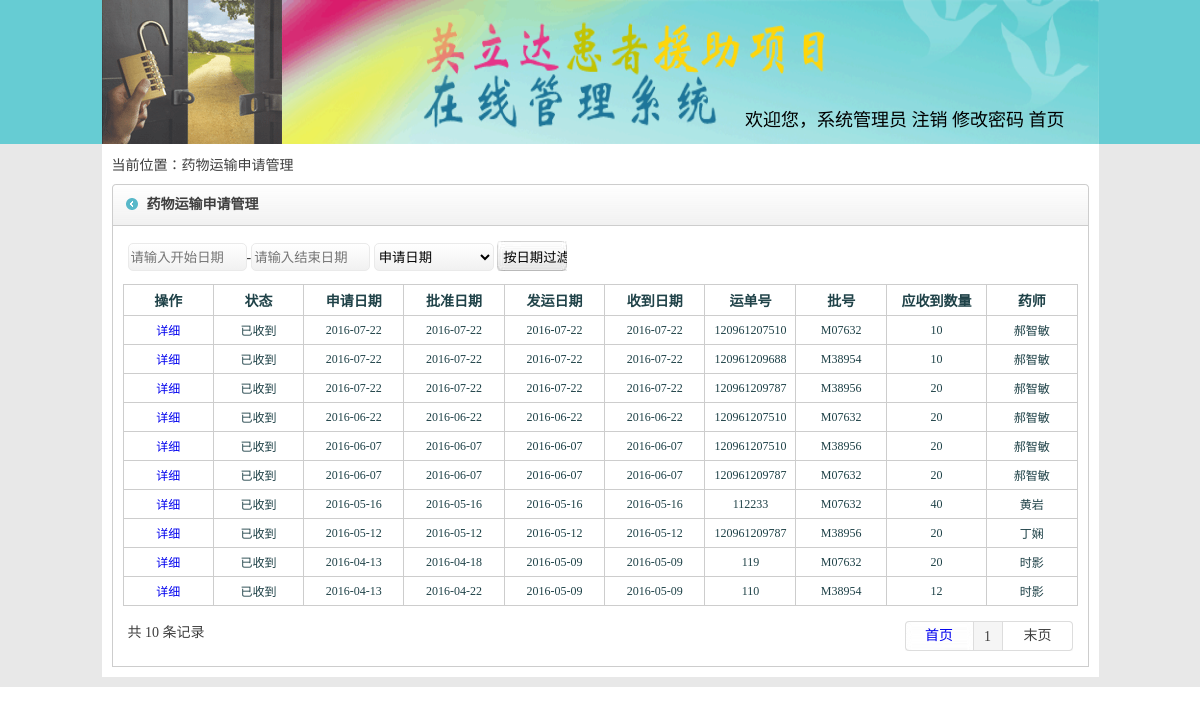
/cfcywyshshqgl.php (signed in), run on an earlier commit of the app's database.
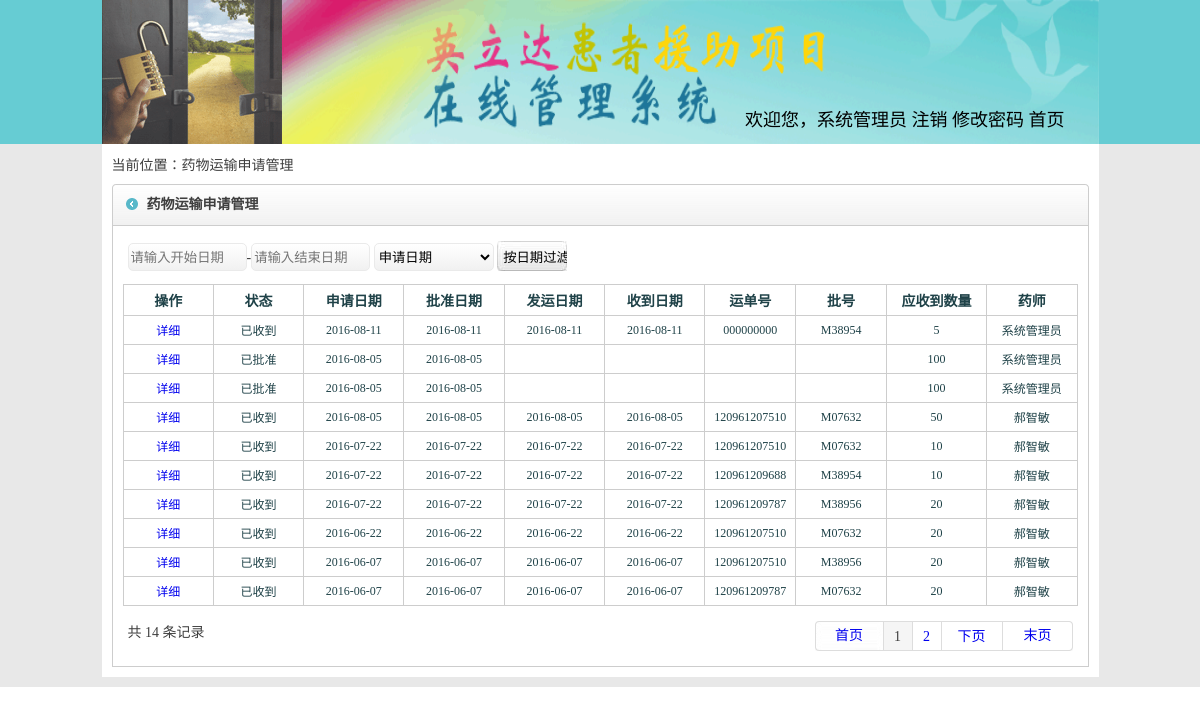
And on a later commit of the database.
### tables this page shows
CREATE TABLE `yfshqzy` (
  `id` int(100) NOT NULL,
  `yshxm` varchar(100) DEFAULT NULL,
  `gg1` varchar(100) DEFAULT NULL,
  `kcshl1` varchar(100) DEFAULT NULL,
  `shqshl1` varchar(100) DEFAULT NULL,
  `gg2` varchar(100) DEFAULT NULL,
  `kcshl2` varchar(100) DEFAULT NULL,
  `shqshl2` varchar(100) DEFAULT NULL,
  `shqzht` varchar(100) DEFAULT NULL,
  `shqrq` varchar(100) DEFAULT NULL,
  `pfnr` varchar(100) DEFAULT NULL,
  `kffy` varchar(100) DEFAULT NULL,
  `ydh` varchar(100) DEFAULT NULL,
  `fyrq` varchar(100) DEFAULT NULL,
  `shdrq` varchar(100) DEFAULT NULL,
  `ph1` varchar(100) DEFAULT NULL,
  `shhr` varchar(100) DEFAULT NULL,
  `fyr` varchar(100) DEFAULT NULL,
  `pfrq` varchar(100) DEFAULT NULL,
  `ph2` varchar(100) DEFAULT NULL,
  `pfshl1` varchar(100) DEFAULT NULL,
  `pfshl2` varchar(100) DEFAULT NULL,
  `phshl1` varchar(100) DEFAULT NULL,
  `phshl2` varchar(100) DEFAULT NULL,
  `jlshjch` varchar(100) DEFAULT NULL,
  `yfmch` varchar(100) DEFAULT NULL,
  `shqshc` varchar(100) DEFAULT NULL COMMENT '申请手册',
  `shdchzh` varchar(100) NOT NULL DEFAULT '0' COMMENT 'cfc是否收到传真(0为未收到，1为已收到，默认为未收到'
);

CREATE TABLE `kfrk` (
  `id` int(21) NOT NULL,
  `ph` varchar(100) DEFAULT NULL,
  `yxrqzh` varchar(100) DEFAULT NULL,
  `zhwmch` varchar(100) DEFAULT NULL,
  `ywmch` varchar(100) DEFAULT NULL,
  `bjdw` varchar(100) DEFAULT NULL,
  `zht` varchar(100) DEFAULT NULL,
  `jpbh` varchar(100) DEFAULT NULL,
  `shchdwchd` varchar(100) DEFAULT NULL,
  `shyrq` varchar(100) DEFAULT NULL,
  `zhczhh` varchar(100) DEFAULT NULL,
  `jymd` varchar(100) DEFAULT NULL,
  `bjshl` varchar(100) DEFAULT NULL,
  `gg` varchar(100) DEFAULT NULL,
  `jxxh` varchar(100) DEFAULT NULL,
  `pjh` varchar(100) DEFAULT NULL,
  `hth` varchar(100) DEFAULT NULL,
  `bzhgg` varchar(100) DEFAULT NULL,
  `jlshjch` varchar(100) DEFAULT NULL
);

### cfcywyshshqgl.php (the view, shortened to what the changed rows need)
<?php session_start();
$pagesize=10;
$url=$_SERVER["REQUEST_URI"];
$url=parse_url($url);
$url[query] = preg_replace("/page=(\d+)&/", "", $url[query]);
$url[query] = preg_replace("/&page=(\d+)/", "", $url[query]);
$url[query] = preg_replace("/page=(\d+)/", "", $url[query]);
if($url[query]!="undefined"&&$url[query]!=""){$url=$url[path]."?".$url[query]."&";}
else {
$url=$url[path]."?";
}
$numq=mysql_query("SELECT * FROM `yfshqzy` where `shqzht` >= '1'");
$num = mysql_num_rows($numq);
$pagenum = ceil($num/$pagesize);
include('spap_head.php');
?>
  <div class="main"><?php ?>
    <div class="insmain">
      <div class="inwrap flt top">
        <div class="incontact w955 flt">
          <table width="100%" border="0" cellpadding="5" cellspacing="1" bgcolor="#cdcdcd">
<?php
  $sql = "select * from `yfshqzy` where `shqzht` >= '1'";
  $sql .= "  order by id DESC limit $page $pagesize ";
  $Query_ID = mysql_query($sql);
  while($Record = mysql_fetch_array($Query_ID)){
    echo "<tr style=\"color:#1f4248; font-size:12px;\"><td align=\"center\" bgcolor=\"#FFFFFF\"><a href=\"cfcywyshb.php?id=".$Record[0]."\">详细</a> ";
    echo "</td><td align=\"center\" bgcolor=\"#FFFFFF\">";
    if($Record[8]=='0'){echo "新申请";}else if($Record[8]=='1'){echo "已批准";}else if($Record[8]=='2'){echo "在途中";}else if($Record[8]=='3'){echo "已收到";}
    echo "</td><td align=\"center\" bgcolor=\"#FFFFFF\">".$Record[9]."</td><td  align=\"center\" bgcolor=\"#FFFFFF\">".$Record[18]."</td><td  align=\"center\" bgcolor=\"#FFFFFF\">".$Record[13]."</td><td align=\"center\" bgcolor=\"#FFFFFF\">".$Record[14]."</td><td align=\"center\" bgcolor=\"#FFFFFF\">".$Record[12]."</td><td align=\"center\" bgcolor=\"#FFFFFF\">";
                $ph1 = explode(",",$Record[15]);
for($i=0;$i<=count($ph1);$i++)
{
  $ph1sql = "select ph from `kfrk` where `id`='".$ph1[$i]."'";
  $ph1Query_ID = mysql_query($ph1sql);
  while($ph1Record = mysql_fetch_array($ph1Query_ID)){
  echo $ph1Record['0']." ";
  }
}
    echo "</td><td align=\"center\" bgcolor=\"#FFFFFF\">".($Record[20]+$Record[21])."</td><td align=\"center\" bgcolor=\"#FFFFFF\">";
    echo $Record[1];
    echo "</td></tr>";
  }
?>
          </table>
          <table width="100%" border="0" cellspacing="0" cellpadding="5" class="top">
            <tr>
              <td>
           <?php
include('pagefy.php');
          ?>
              </td>
            </tr>
          </table>
        </div>
      </div>
    </div>
  </div><?php ?>
</div><?php ?>
</body>
</html>

### pagefy.php (shortened to what the changed rows need)
<?php
          if($num ){
           if($pageval==""&&$pageval<=1)$pageval=1;
          echo "共 $num 条记录  ";
          echo "<div class=\"pageright\">
                        <ul>
                        <li class=\"uppage\">";
          if($pageval-1<=0){ echo "<a href=".$url."page=1>首页</a></li> ";}
          else{ echo "<a href=".$url."page=1>首页</a></li> <li style=\"width:60px;\"><a href=".$url."page=".($pageval-1).">上一页</a>";}
if($pageval<9){
  if($pagenum<10){
  $fyzsh=$pagenum;
  }else{
  $fyzsh=10;
  }
  for($i=1;$i<=$fyzsh;$i++){
    if($pageval==$i){echo " <li class=\"this\">".$pageval."</li> ";}
    else{echo " <li><a href=".$url."page=$i>$i</a></li> ";}
  }
}
          if($pageval+1>$pagenum) echo "<li class=\"downpage\">末页</li>";
          if($pageval!=$pagenum){ echo "<li style=\"width:60px;\"><a href=".$url."page=".($pageval+1).">下页</a></li>  <li class=\"downpage\"><a href=".$url."page=".($pagenum).">末页</a></li>";}
          echo "</ul>
                      </div>";
          }
?>

What changed in the data, as far as the page shows it:
no longer on this page (row unchanged): yfshqzy: shqzht "已收到", shqrq "2016-05-16", pfrq "2016-05-16", fyrq "2016-05-16", shdrq "2016-05-16", ydh "112233", $Record[20]+$Record[21] "40", yshxm "黄岩", kfrk (ph "M07632")
no longer on this page (row unchanged): yfshqzy: shqzht "已收到", shqrq "2016-05-12", pfrq "2016-05-12", fyrq "2016-05-12", shdrq "2016-05-12", ydh "120961209787", $Record[20]+$Record[21] "20", yshxm "丁娴", kfrk (ph "M38956")
no longer on this page (row unchanged): yfshqzy: shqzht "已收到", shqrq "2016-04-13", pfrq "2016-04-18", fyrq "2016-05-09", shdrq "2016-05-09", ydh "119", $Record[20]+$Record[21] "20", yshxm "时影", kfrk (ph "M07632")
no longer on this page (row unchanged): yfshqzy: shqzht "已收到", shqrq "2016-04-13", pfrq "2016-04-22", fyrq "2016-05-09", shdrq "2016-05-09", ydh "110", $Record[20]+$Record[21] "12", yshxm "时影", kfrk (ph "M38954")
added yfshqzy: shqzht "已收到", shqrq "2016-08-11", pfrq "2016-08-11", fyrq "2016-08-11", shdrq "2016-08-11", ydh "000000000", $Record[20]+$Record[21] "5", yshxm "系统管理员", kfrk (ph "M38954")
added yfshqzy: shqzht "已批准", shqrq "2016-08-05", pfrq "2016-08-05", $Record[20]+$Record[21] "100", yshxm "系统管理员"
added yfshqzy: shqzht "已批准", shqrq "2016-08-05", pfrq "2016-08-05", $Record[20]+$Record[21] "100", yshxm "系统管理员"
added yfshqzy: shqzht "已收到", shqrq "2016-08-05", pfrq "2016-08-05", fyrq "2016-08-05", shdrq "2016-08-05", ydh "120961207510", $Record[20]+$Record[21] "50", yshxm "郝智敏", kfrk (ph "M07632")
Also different on the page:
$num: "10" → "14"
new list line: "2"
text now shown: "下页"
